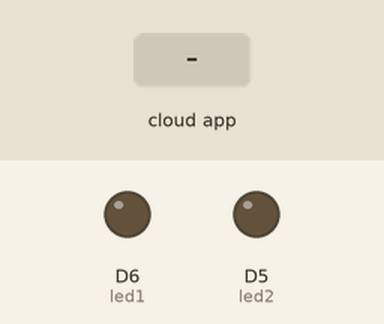
Bench run of a sketch on a simulated ESP8266 (NodeMCU). Shown: output pins drawn as LEDs (lit = HIGH). Inputs (shaded band) come from the test bench. WiFi joins after 1.5 s; servers stay silent unless stated; no MQTT or app messages arrive unless stated; what the sketch prints to the serial monitor is not drawn.

Above: at 2.7 s.
2.8 s: the phone or cloud app sets led1 to 1
At 4.0 s:
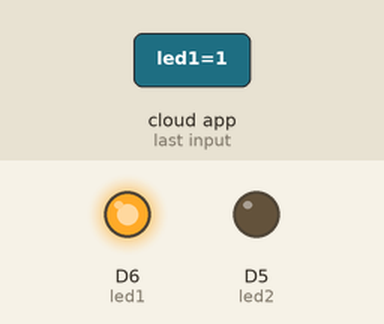
4.3 s: the phone or cloud app sets led2 to 1
At 5.1 s:
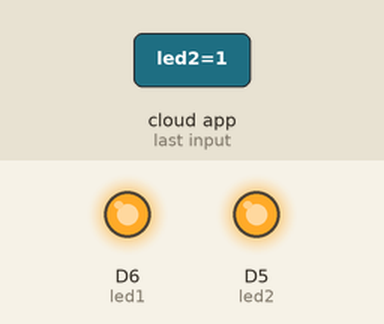
5.8 s: the phone or cloud app sets led1 to 0
At 6.8 s:
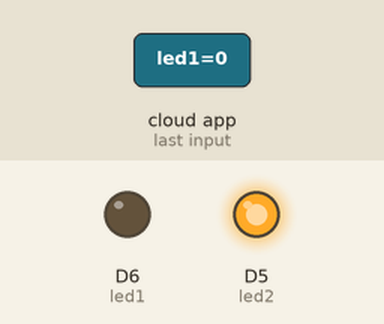
7.3 s: the phone or cloud app sets led2 to 0
At 7.8 s:
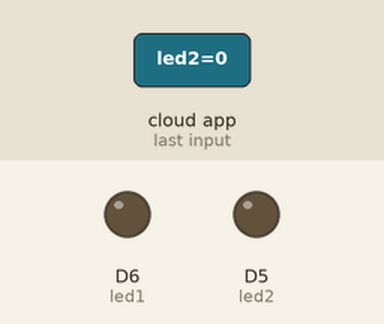
Timing chart, 0 to 9.8 s (numbered marks = the images above; inputs shaded):
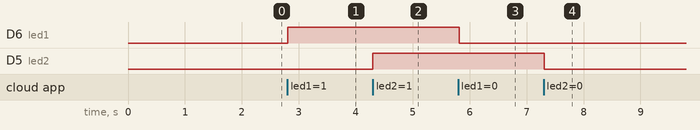

The sketch:

GoogleAssitance_Automation_v.ino
```cpp
#include <ESP8266WiFi.h>
#include "Adafruit_MQTT.h"
#include "Adafruit_MQTT_Client.h"

#define led1            D6
#define led2            D5
//#define Relay3            D2
//#define Relay4            D1

#define WLAN_SSID       "vinci"             // Your SSID
#define WLAN_PASS       "vanshika07"        // Your password

/************************* Adafruit.io Setup *********************************/

#define AIO_SERVER      "io.adafruit.com"
#define AIO_SERVERPORT  1883                   // use 8883 for SSL
//#define AIO_USERNAME    "Ravitej"            // Replace it with your username
//#define AIO_KEY         "54f92fc7e303488eb93f6c92b555c86a"   // Replace with your Project Auth Key
#define AIO_USERNAME  "vanshikachanderiya"
#define AIO_KEY       "d3804299a2fa4e2383b83ff008d678b9"
/************ Global State (you don't need to change this!) ******************/

// Create an ESP8266 WiFiClient class to connect to the MQTT server.
WiFiClient client;
// or... use WiFiFlientSecure for SSL
//WiFiClientSecure client;

// Setup the MQTT client class by passing in the WiFi client and MQTT server and login details.
Adafruit_MQTT_Client mqtt(&client, AIO_SERVER, AIO_SERVERPORT, AIO_USERNAME, AIO_KEY);

/****************************** Feeds ***************************************/


// Setup a feed called 'onoff' for subscribing to changes.
Adafruit_MQTT_Subscribe Light1 = Adafruit_MQTT_Subscribe(&mqtt, AIO_USERNAME"/feeds/led1"); // FeedName
Adafruit_MQTT_Subscribe Light2 = Adafruit_MQTT_Subscribe(&mqtt, AIO_USERNAME "/feeds/led2");
//Adafruit_MQTT_Subscribe Light3 = Adafruit_MQTT_Subscribe(&mqtt, AIO_USERNAME "/feeds/Relay3");
//Adafruit_MQTT_Subscribe Light4 = Adafruit_MQTT_Subscribe(&mqtt, AIO_USERNAME "/feeds/Relay4");


void MQTT_connect();

void setup() {
  Serial.begin(115200);

  pinMode(led1, OUTPUT);
  pinMode(led2, OUTPUT);
  //pinMode(Relay3, OUTPUT);
  //pinMode(Relay4, OUTPUT);

  // Connect to WiFi access point.
  Serial.println(); Serial.println();
  Serial.print("Connecting to ");
  Serial.println(WLAN_SSID);

  WiFi.begin(WLAN_SSID, WLAN_PASS);
  while (WiFi.status() != WL_CONNECTED) {
    delay(500);
    Serial.print(".");
  }
  Serial.println();

  Serial.println("WiFi connected");
  Serial.println("IP address: ");
  Serial.println(WiFi.localIP());


  // Setup MQTT subscription for onoff feed.
  mqtt.subscribe(&Light1);
  //mqtt.subscribe(&Light3);
  mqtt.subscribe(&Light2);
  //mqtt.subscribe(&Light4);
}

void loop() {

  MQTT_connect();


  Adafruit_MQTT_Subscribe *subscription;
  while ((subscription = mqtt.readSubscription(20000))) {
    if (subscription == &Light1) {
      Serial.print(F("Got: "));
      Serial.println((char *)Light1.lastread);
      int Light1_State = atoi((char *)Light1.lastread);
      digitalWrite(led1, Light1_State);

    }
    if (subscription == &Light2) {
      Serial.print(F("Got: "));
      Serial.println((char *)Light2.lastread);
      int Light2_State = atoi((char *)Light2.lastread);
      digitalWrite(led2, Light2_State);
    }
//    if (subscription == &Light3) {
//      Serial.print(F("Got: "));
//      Serial.println((char *)Light3.lastread);
//      int Light3_State = atoi((char *)Light3.lastread);
//      digitalWrite(Relay3, Light3_State);
//    }
//    if (subscription == &Light4) {
//      Serial.print(F("Got: "));
//      Serial.println((char *)Light4.lastread);
//      int Light4_State = atoi((char *)Light4.lastread);
//      digitalWrite(Relay4, Light4_State);
//
//    }
  }


}

void MQTT_connect() {
  int8_t ret;

  // Stop if already connected.
  if (mqtt.connected()) {
    return;
  }

  Serial.print("Connecting to MQTT... ");

  uint8_t retries = 3;

  while ((ret = mqtt.connect()) != 0) { // connect will return 0 for connected
    Serial.println(mqtt.connectErrorString(ret));
    Serial.println("Retrying MQTT connection in 5 seconds...");
    mqtt.disconnect();
    delay(5000);  // wait 5 seconds
    retries--;
    if (retries == 0) {
      // basically die and wait for WDT to reset me
      while (1);
    }
  }
  Serial.println("MQTT Connected!");

}
```

Measured:
- after the input at 2.8 s, D6 (led1): LOW → HIGH at once
- after the input at 4.3 s, D5 (led2): LOW → HIGH at once
- after the input at 5.8 s, D6 (led1): HIGH → LOW at once
- after the input at 7.3 s, D5 (led2): HIGH → LOW at once
